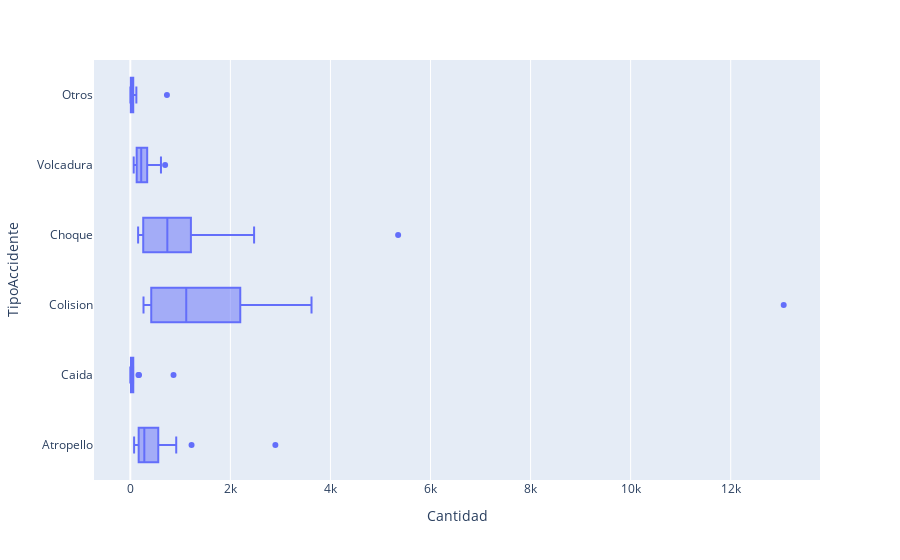

Notebook source saved alongside this figure:
### Markdown cell above
#### Boxplot

Los Boxplotsirven para ver la distribución de los datos. Por ejemplo, para ver la distribución de los datos basado en muestra Regional y del año 2011:

### Code cell
import plotly.express as px


# Filtrar los datos donde Muestra es igual a "Regional" y Anio es igual a 2011
tipos2011 = tipos[(tipos['Muestra'] == 'Regional') & (tipos['Anio'] == 2011)]
fig = px.box(tipos2011, x="Cantidad", y="TipoAccidente")
fig.show()

### Figure 1 — Plotly figure (JSON) as saved in the notebook; plotly's stock layout.template omitted (floating-point values rounded to 4 significant figures)
{"data": [{"alignmentgroup": "True", "hovertemplate": "Cantidad=%{x}<br>TipoAccidente=%{y}<extra></extra>", "legendgroup": "", "marker": {"color": "#636efa"}, "name": "", "notched": false, "offsetgroup": "", "orientation": "h", "showlegend": false, "type": "box", "x": [159, 202, 280, 113, 228, 918, 371, 447, 1224, 519, 192, 572, 76, 139, 2899, 13, 13, 57, 4, 17, 174, 32, 46, 163, 60, 14, 29, 0, 2, 864, 426, 416, 1118, 326, 1016, 3622, 1832, 2288, 2874, 1927, 612, 1296, 264, 411, 13059, 342, 231, 506, 156, 790, 2474, 1022, 1251, 1622, 1092, 235, 740, 169, 329, 5353, 68, 134, 206, 161, 218, 415, 234, 297, 696, 351, 125, 280, 88, 99, 613, 10, 4, 19, 10, 24, 121, 51, 61, 64, 36, 2, 48, 1, 40, 732], "x0": " ", "xaxis": "x", "y": ["Atropello", "Atropello", "Atropello", "Atropello", "Atropello", "Atropello", "Atropello", "Atropello", "Atropello", "Atropello", "Atropello", "Atropello", "Atropello", "Atropello", "Atropello", "Caida", "Caida", "Caida", "Caida", "Caida", "Caida", "Caida", "Caida", "Caida", "Caida", "Caida", "Caida", "Caida", "Caida", "Caida", "Colision", "Colision", "Colision", "Colision", "Colision", "Colision", "Colision", "Colision", "Colision", "Colision", "Colision", "Colision", "Colision", "Colision", "Colision", "Choque", "Choque", "Choque", "Choque", "Choque", "Choque", "Choque", "Choque", "Choque", "Choque", "Choque", "Choque", "Choque", "Choque", "Choque", "Volcadura", "Volcadura", "Volcadura", "Volcadura", "Volcadura", "Volcadura", "Volcadura", "Volcadura", "Volcadura", "Volcadura", "Volcadura", "Volcadura", "Volcadura", "Volcadura", "Volcadura", "Otros", "Otros", "Otros", "Otros", "Otros", "Otros", "Otros", "Otros", "Otros", "Otros", "Otros", "Otros", "Otros", "Otros", "Otros"], "y0": " ", "yaxis": "y"}], "layout": {"boxmode": "group", "legend": {"tracegroupgap": 0}, "margin": {"t": 60}, "xaxis": {"anchor": "y", "domain": [0, 1], "title": {"text": "Cantidad"}}, "yaxis": {"anchor": "x", "domain": [0, 1], "title": {"text": "TipoAccidente"}}}}
